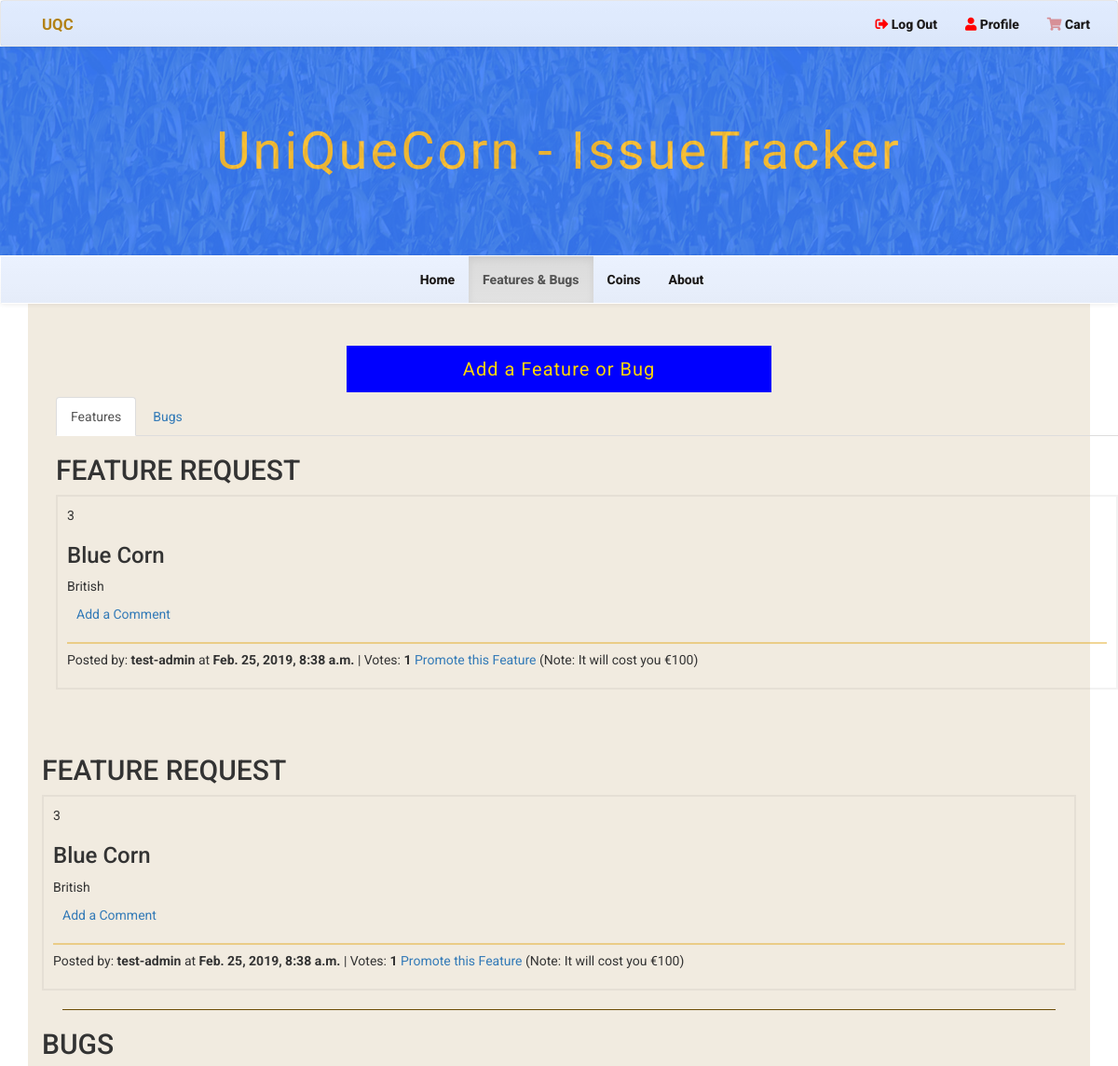
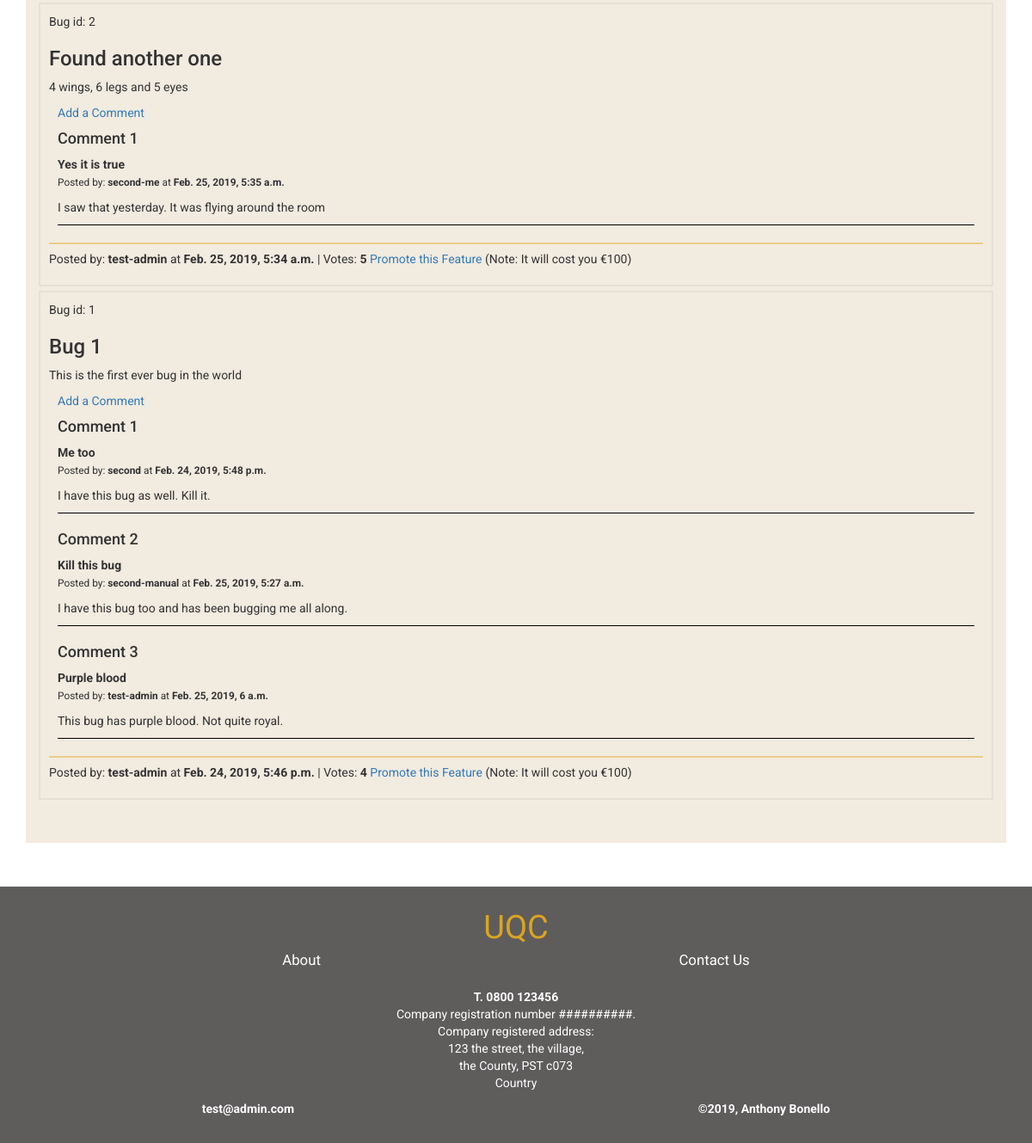
The page /issues/1 (signed in) on the database as committed earlier (2 pictures, top to bottom).
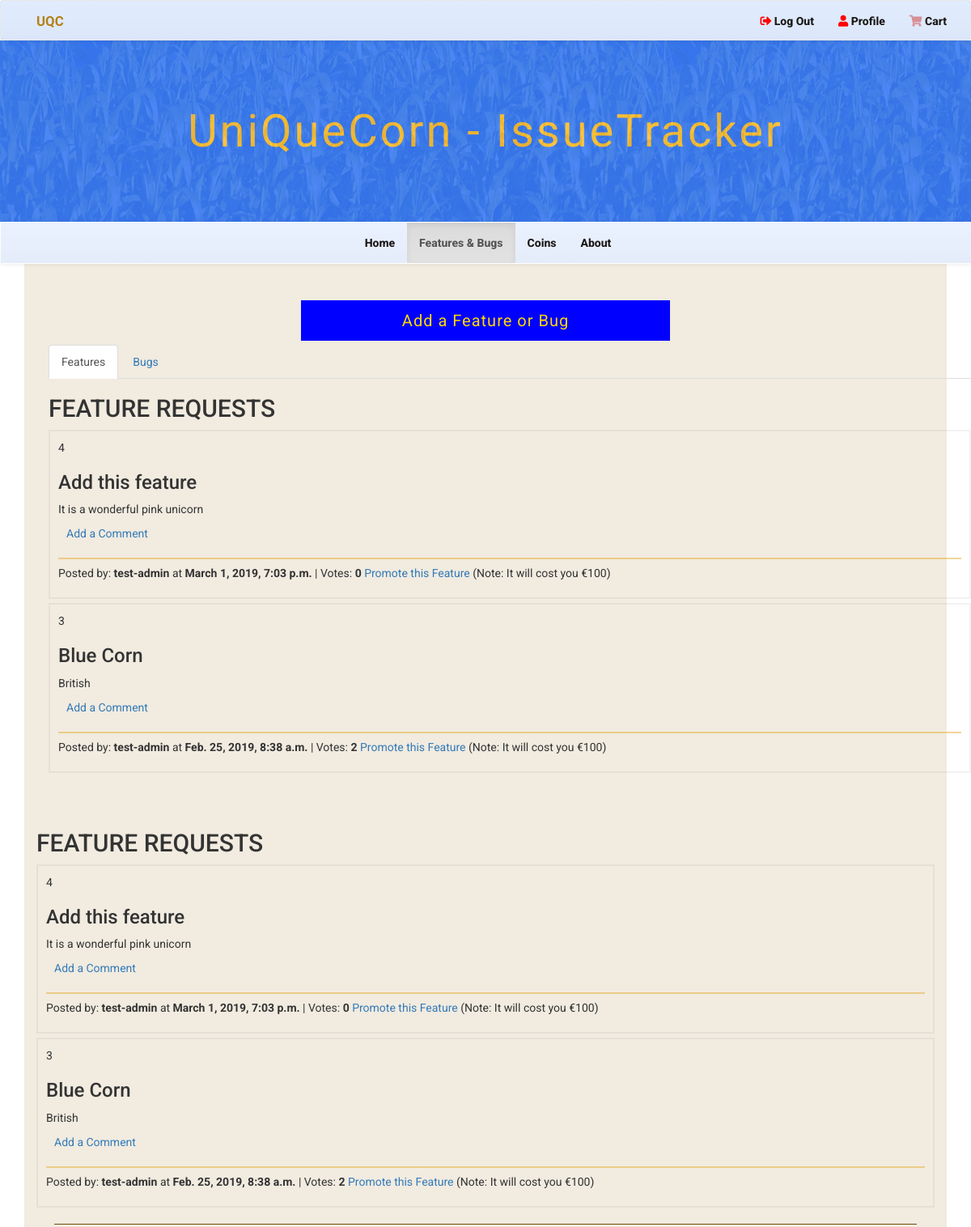
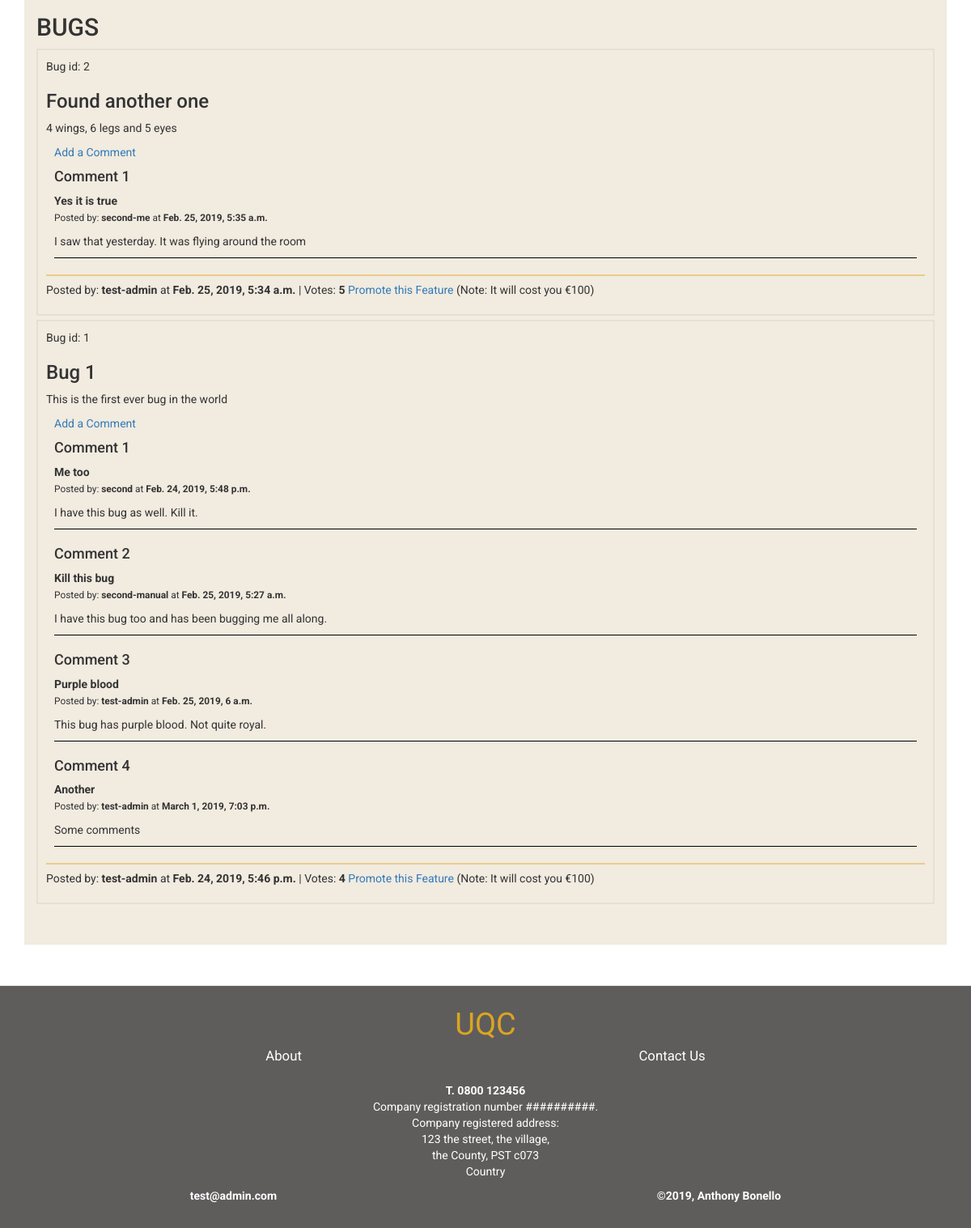
The same page on the database as committed later (2 pictures, top to bottom).
### issuetracker/models.py (models this page shows, shortened)
class Issue(models.Model):
    suggestion_choices = ((True, 'Feature'), (False, 'Bug Fix'))
    is_feature = models.BooleanField(blank=False, default=False, choices=suggestion_choices)
    title = models.CharField(max_length=100, blank=False)
    description = models.TextField()
    posted_by = models.CharField(max_length=50)
    votes = models.IntegerField(default=0)
    date_time = models.DateTimeField(auto_now_add=True)
    class Meta:
        verbose_name_plural = "Issues"

class IssueComment(models.Model):
    issue = models.ForeignKey(Issue, on_delete=models.CASCADE, related_name='comment')
    subject = models.CharField(max_length=100, blank=False)
    comment = models.TextField()
    posted_by = models.CharField(max_length=50)
    date_time = models.DateTimeField(auto_now_add=True)

### issuetracker/views.py (the view)
# urls.py: url(r'^issues/', include(issuetracker_urls)),
@login_required()
def issues(request):
    allIssues = Issue.objects.all()
    feature_count = 0
    bug_count = 0
    for each in allIssues:
        if each.is_feature:
            feature_count += 1
        else:
            bug_count += 1
    return render(request, "issue_tracker.html", {'issues': allIssues, 'feature_count': feature_count, "bug_count": bug_count})

### cart/contexts.py (called while the page is built)
def cart_contents(request):
    cart = request.session.get('cart', {})
    cart_items = []
    total = 0
    product_count = 0
    for id, quantity in cart.items():
        product = get_object_or_404(Product, pk=id)
        total += quantity * product.price
        product_count += quantity
        cart_items.append({'id': id, 'quantity': quantity, 'product': product})
    return {'cart_items': cart_items, 'total': total, 'product_count': product_count}

### issuetracker/templates/issue_tracker.html (shortened to what this page needs)
{% extends "base.html" %}
{% block showcase %}
<div class="main-title">
    <div class="color-cover"></div>
    <div class="title">
        <h1>UniQueCorn - IssueTracker</h1>
    </div>
</div>
{% endblock showcase %}
{% block content %}
    <a id="link-add-issue" href="{% url 'add-issue' %}">Add a Feature or Bug</a>
    <div id="exTab2" class="container">
        <ul class="nav nav-tabs">
            <li class="active">
                <a href="#1" data-toggle="tab">Features</a>
            </li>
            <li><a href="#2" data-toggle="tab">Bugs</a>
            </li>
        </ul>
        <div class="tab-content ">
            <div class="tab-pane active" id="1">
                {% if feature_count == 1 %}
                <h2> FEATURE REQUEST </h2>
                {% else %}
                <h2> FEATURE REQUESTS </h2>
                {% endif %}
                {% if feature_count == 0 %}
                <p>No features to display</p>
                {% else %}
                {% for each in issues reversed %}
                {% if each.is_feature %}
                <div class="issue-item">
                    <p> {{ each.id }}
                    </p>
                    <h3> {{ each.title }}</h3>
                    <p> {{ each.description }}</p>
                    <div class="comments-list">
                        <a id="link-add-comment" href="{% url 'add-comment' %}">Add a Comment</a>
                    </div>
                    <hr class="hr-light">
                    <p>
                        Posted by: <strong>{{ each.posted_by }}</strong>
                        at <strong>{{ each.date_time}}</strong> | Votes: <strong>{{ each.votes }}</strong>
                        <a class="vote-link" href="{% url 'vote' issue_id=each.id %}">Promote this Feature</a> (Note: It will cost you
                        €100)
                    </p>
                </div>
                {% endif %}
                {% endfor %}
                {% endif %}
            </div>
                </div>
            </div>
    {% if feature_count == 1 %}
    <h2> FEATURE REQUEST </h2>
    {% else %}
    <h2> FEATURE REQUESTS </h2>
    {% endif %}
    {% if feature_count == 0 %}
        <p>No features to display</p>
    {% else %}
        {% for each in issues reversed %}
            {% if each.is_feature %}
                <div class="issue-item">
                    <p> {{ each.id }}
                    </p>
                    <h3> {{ each.title }}</h3>
                    <p> {{ each.description }}</p>
                    <div class="comments-list">
                        <a id="link-add-comment" href="{% url 'add-comment' %}">Add a Comment</a>
                    </div>
                    <hr class="hr-light">
                    <p>
                    Posted by: <strong>{{ each.posted_by }}</strong>
                        at <strong>{{ each.date_time}}</strong> | Votes: <strong>{{ each.votes }}</strong>
                        <a class="vote-link" href="{% url 'vote' issue_id=each.id %}">Promote this Feature</a> (Note: It will cost you €100)
                    </p>
                </div>
            {% endif %}
        {% endfor %}
    {% endif %}
    <hr>
    {% if bug_count == 1 %}
        <h2> BUG </h2>
    {% else %}
        <h2> BUGS </h2>
    {% endif %}
    {% if bug_count == 0 %}
    <p>No bugs to display</p>
    {% else %}
        {% for each in issues reversed %}
            {% if not each.is_feature %}
                <div class="issue-item">
                    <p>Bug id: {{ each.id }}
                    </p>
                    <h3> {{ each.title }}</h3>
                    <p> {{ each.description }}</p>
                    <div class="comments-list">
                        <a id="link-add-comment" href="{% url 'add-comment' %}">Add a Comment</a>
                        {% for item in each.comment.all %}
                            <div class="comment-item">
                                <h4>Comment {{ forloop.counter }}</h4>
                                <p class="comment-subject"><strong>{{item.subject}}</strong></p>
                                <p><small>Posted by: <strong>{{ item.posted_by }}</strong> at <strong>{{ item.date_time}}</strong></small></p>
                                <p>{{item.comment}}</p>
                            </div>
                        {% endfor %}
                    </div>
                    <hr class="hr-light">
                    <p> Posted by: <strong>{{ each.posted_by }}</strong> at <strong>{{ each.date_time}}</strong> | Votes: <strong>{{ each.votes }}</strong> <a class="vote-link" href="{% url 'vote' issue_id=each.id %}">Promote this Feature</a> (Note: It will cost you €100)</p>
                </div>
            {% endif %}
        {% endfor %}
    {% endif %}
    {% endblock %}

### templates/base.html (shortened to what this page needs)
{% load static from staticfiles %}
<!DOCTYPE html>
<html lang="en">
<head>
    <link rel="stylesheet" href="https://maxcdn.bootstrapcdn.com/bootstrap/3.3.7/css/bootstrap.min.css"
>
    <link rel="stylesheet" href="https://maxcdn.bootstrapcdn.com/bootstrap/3.3.7/css/bootstrap-theme.min.css"
>
    <link rel="stylesheet" href="https://use.fontawesome.com/releases/v5.2.0/css/all.css">
    <link rel="stylesheet" href="{% static 'css/styles.css' %}" type="text/css" >
</head>
<body>
    <nav class="navbar navbar-default top-nav-navbar">
        <div class="nav-background">
            <div class="container">
                <div class="navbar-header top-nav-header">
                    <a class="navbar-brand" href="#">UQC</a>
                </div>
                <div class="" id="no-collapse">
                    <ul class="nav navbar-nav navbar-right">
                        {% if user.is_authenticated %}
                        <li><a href="{% url 'logout' %}"><i class="fa fa-sign-out-alt"></i> Log Out</a></li>
                        <li><a href="{% url 'profile' %}"><i class="fa fa-user"></i> Profile</a></li>
                        {% else %}
                        <li><a href="{% url 'login' %}"><i class="fa fa-sign-in-alt"></i> Login</a></li>
                        <li><a href="{% url 'registration' %}"><i class="fa fa-user-plus"></i> Register</a></li>
                        {% endif %}
                        <li id="cart-link">
                            <a href="{% url 'view_cart' %}">
                                <i {% if product_count < 1 %} class="fa fa-shopping-cart empty-cart" {% else%} class="fa fa-shopping-cart"
                                    {% endif %}>
                                </i>
                                Cart
                            </a>
                        </li>
                    </ul>
                </div>
            </div>
        </div>
    </nav>
    <div class="showcase-outer">
            {% block showcase %}
            {% endblock showcase %}
    </div>
    <nav class="navbar navbar-default navbar-main" id="navbar-main">
        <div class="container-fluid">
            <div class="collapse navbar-collapse navbar-main-collapse" id="collapse-1">
                <ul class="nav navbar-nav navbar-main-ul">
                    {% url 'index' as index %}
                    {% url 'about' as about %}
                    {% url 'issues1' as features %}
                    {% url 'products' as coins %}
                    <li {% if request.path == index %}class="active"{% endif %}><a href="{{ index }}">Home
                        </a></li>
                    {% if user.is_authenticated %}
                    <li {% if request.path == features %}class="active"{% endif %}><a href="{{ features }}">Features & Bugs {% if request.path == features %}<span class="sr-only">(current)</span>{% endif %}</a></li>
                    <li {% if request.path == coins %}class="active"{% endif %}><a href="{{ coins }}">Coins {% if request.path == coins %}<span class="sr-only">(current)</span>{% endif %}</a></li>
                    {% endif %}
                    <li {% if request.path == about %}class="active"{% endif %}><a href="{{ about }}">About {% if request.path == about %}<span class="sr-only">(current)</span>{% endif %}</a></li>
                </ul>
            </div>
        </div>
    </nav>
    <div class="container">
        <div class="main-content-outer col-xs-12">
                {% block content %} {% endblock %}
        </div>
    </div>
        <footer>
            <div class="logo">UQC</div>
            <nav>
                <ul>
                    <li><a href="{% url 'about' %}">About</a></li>
                    <li><a href="#">Contact Us</a></li>
                </ul>
            </nav>
            <div class="info">
                <p>
                    <strong id="tel">
                        T. 0800 123456
                    </strong><br>
                    Company registration number ##########. <br>Company registered
                    address: <br>123 the street, the village, <br>the County, PST c073
                    <br> Country
                </p>
            </div>
            <div class="lowest">
                <div><strong>test@admin.com</strong>
                </div>
                <div><strong>&copy;2019, Anthony Bonello</strong>
                </div>
            </div>
        </footer>
</body>
</html>

### static/css/styles.css (style rules this page uses)
body { font-family: 'Roboto', sans-serif; }
.fa { color: red; }
.empty-cart { color: rgba(200, 50, 50, 0.5) }
footer { margin: 0; margin-top: 30px; padding: 20px 0; border-top: 1px solid #e3e3e3; color: white; }
footer a { color: white; text-decoration: none; font-size: 1.2em; }

Rows that differ between the two databases and show on the page:
added Issue: id "4", title "Add this feature", description "It is a wonderful pink unicorn", posted_by "test-admin", date_time "March 1, 2019, 7:03 p.m.", votes "0"
changed Issue "Blue Corn": votes "1" → "2"
added IssueComment: subject "Another", posted_by "test-admin", date_time "March 1, 2019, 7:03 p.m.", comment "Some comments", shown under Issue "Bug 1"
Other text that changed with them:
text no longer shown: "FEATURE REQUEST FEATURE REQUEST"
text now shown: "FEATURE REQUESTS FEATURE REQUESTS"
